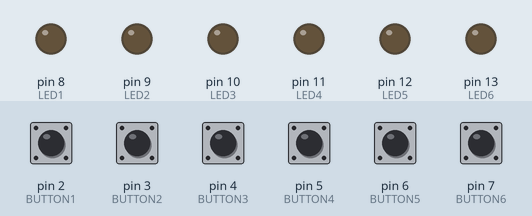
This sketch was run on a simulated Arduino Uno, built with avr-gcc and run on an emulated ATmega328P. Shown: output pins drawn as LEDs (lit = HIGH). The inputs (shaded band) are chosen by the test bench; at power-on: pin 2 (BUTTON1), pin 3 (BUTTON2), pin 4 (BUTTON3), pin 5 (BUTTON4), pin 6 (BUTTON5), pin 7 (BUTTON6) LOW.

Above: at 1.2 s.
1.3 s: pin 2 (BUTTON1) pulled HIGH for 0.15 s
At 2.5 s:
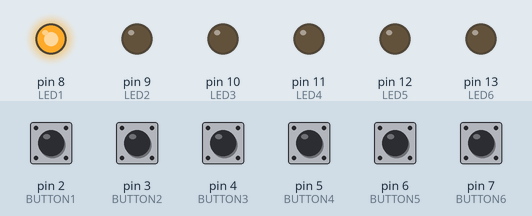
2.9 s: pin 3 (BUTTON2) pulled HIGH for 0.15 s
At 3.7 s:
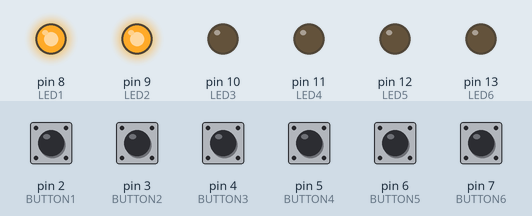
4.5 s: pin 4 (BUTTON3) pulled HIGH for 0.15 s
At 5.0 s:
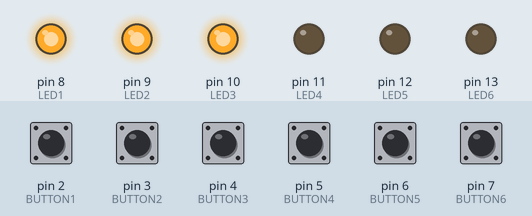
6.1 s: pin 5 (BUTTON4) pulled HIGH for 0.15 s
At 7.3 s:
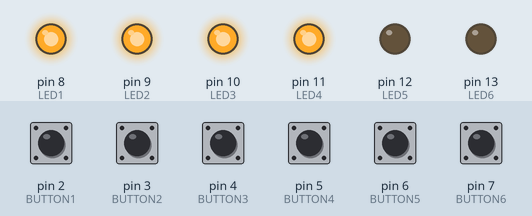
7.7 s: pin 6 (BUTTON5) pulled HIGH for 0.15 s
At 8.6 s:
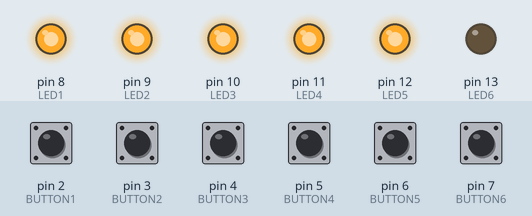
9.3 s: pin 7 (BUTTON6) pulled HIGH for 0.15 s
At 9.8 s:
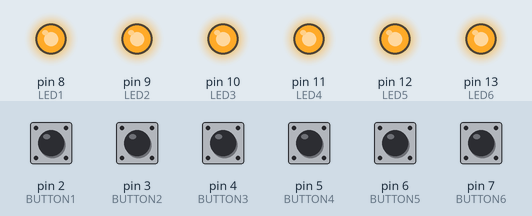
Timing chart, 0 to 11.9 s (numbered marks = the images above; inputs shaded):
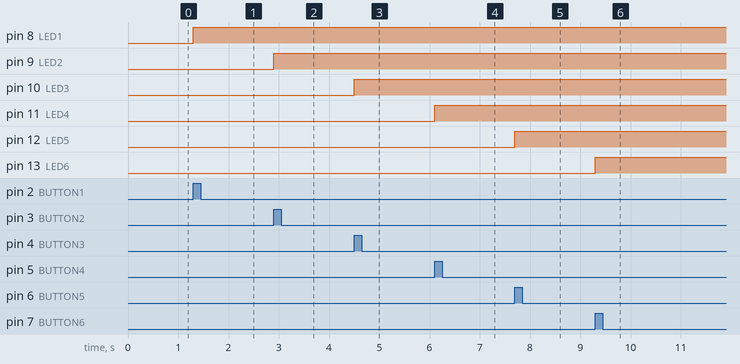

Measured:
- after the input at 1.3 s, pin 8 (LED1): LOW → HIGH at once
- after the input at 2.9 s, pin 9 (LED2): LOW → HIGH at once
- after the input at 4.5 s, pin 10 (LED3): LOW → HIGH at once
- after the input at 6.1 s, pin 11 (LED4): LOW → HIGH at once
- after the input at 7.7 s, pin 12 (LED5): LOW → HIGH at once
- after the input at 9.3 s, pin 13 (LED6): LOW → HIGH at once

The sketch:

Prskalica.ino
```cpp
int BUTTON1 = 2,
    BUTTON2 = 3,
    BUTTON3 = 4,
    BUTTON4 = 5,
    BUTTON5 = 6,
    BUTTON6 = 7,
    LED1 = 8,
    LED2 = 9,
    LED3 = 10,
    LED4 = 11,
    LED5 = 12,
    LED6 = 13,
    switchState1 = 0,
    switchState2 = 0,
    switchState3 = 0,
    switchState4 = 0,
    switchState5 = 0,
    switchState6 = 0;
volatile int oldSwitchState1 = 0,
    oldSwitchState2 = 0,
    oldSwitchState3 = 0,
    oldSwitchState4 = 0,
    oldSwitchState5 = 0,
    oldSwitchState6 = 0,
    lightsOn1 = 0,
    lightsOn2 = 0,
    lightsOn3 = 0,
    lightsOn4 = 0,
    lightsOn5 = 0,
    lightsOn6 = 0;
int incomingByte;
void setup() {
  Serial.begin(9600);

  pinMode(BUTTON1, INPUT);
  pinMode(BUTTON2, INPUT);
  pinMode(BUTTON3, INPUT);
  pinMode(BUTTON4, INPUT);
  pinMode(BUTTON5, INPUT);
  pinMode(BUTTON6, INPUT);

  pinMode(LED1, OUTPUT);
  pinMode(LED2, OUTPUT);
  pinMode(LED3, OUTPUT);
  pinMode(LED4, OUTPUT);
  pinMode(LED5, OUTPUT);
  pinMode(LED6, OUTPUT);
}

void loop() {
  if (Serial.available() > 0) {
    incomingByte = Serial.read();
    if (incomingByte == 'H'){
      digitalWrite(LED2, HIGH);
      lightsOn2 = 1;
    }
    else if (incomingByte == 'L'){
      digitalWrite(LED2, LOW);
      lightsOn2 = 0;
    }
  }


  switchState1 = digitalRead(BUTTON1); // read the pushButton State
  if (switchState1 != oldSwitchState1){
    oldSwitchState1 = switchState1;
    if (switchState1 == HIGH){
      if(!lightsOn1){
        //client.publish("bozaSub", "1");
        digitalWrite(LED1, HIGH);
        lightsOn1 = 1;
      }
      else{
        //client.publish("bozaSub", "0");
        digitalWrite(LED1, LOW);
        lightsOn1 = 0;
      }
    }
  }

  switchState2 = digitalRead(BUTTON2); // read the pushButton State
  if (switchState2 != oldSwitchState2){
    oldSwitchState2 = switchState2;
    if (switchState2 == HIGH){
      if(!lightsOn2){
        //client.publish("bozaSub", "3");
        digitalWrite(LED2, HIGH);
        lightsOn2 = 1;
      }
       else{
        //client.publish("bozaSub", "2");
        digitalWrite(LED2, LOW);
        lightsOn2 = 0;
       }
    }
  }

  switchState3 = digitalRead(BUTTON3); // read the pushButton State
  if (switchState3 != oldSwitchState3){
    oldSwitchState3 = switchState3;
    if (switchState3 == HIGH){
      if(!lightsOn3){
        //client.publish("bozaSub", "3");
        digitalWrite(LED3, HIGH);
        lightsOn3 = 1;
      }
       else{
        //client.publish("bozaSub", "2");
        digitalWrite(LED3, LOW);
        lightsOn3 = 0;
       }
    }
  }

  switchState4 = digitalRead(BUTTON4); // read the pushButton State
  if (switchState4 != oldSwitchState4){
    oldSwitchState4 = switchState4;
    if (switchState4 == HIGH){
      if(!lightsOn4){
        //client.publish("bozaSub", "3");
        digitalWrite(LED4, HIGH);
        lightsOn4 = 1;
      }
       else{
        //client.publish("bozaSub", "2");
        digitalWrite(LED4, LOW);
        lightsOn4 = 0;
       }
    }
  }

  switchState5 = digitalRead(BUTTON5); // read the pushButton State
  if (switchState5 != oldSwitchState5){
    oldSwitchState5 = switchState5;
    if (switchState5 == HIGH){
      if(!lightsOn5){
        //client.publish("bozaSub", "3");
        digitalWrite(LED5, HIGH);
        lightsOn5 = 1;
      }
       else{
        //client.publish("bozaSub", "2");
        digitalWrite(LED5, LOW);
        lightsOn5 = 0;
       }
    }
  }

  switchState6 = digitalRead(BUTTON6); // read the pushButton State
  if (switchState6 != oldSwitchState6){
    oldSwitchState6 = switchState6;
    if (switchState6 == HIGH){
      if(!lightsOn6){
        //client.publish("bozaSub", "3");
        digitalWrite(LED6, HIGH);
        lightsOn6 = 1;
      }
       else{
        //client.publish("bozaSub", "2");
        digitalWrite(LED6, LOW);
        lightsOn6 = 0;
       }
    }
  }
}
```
